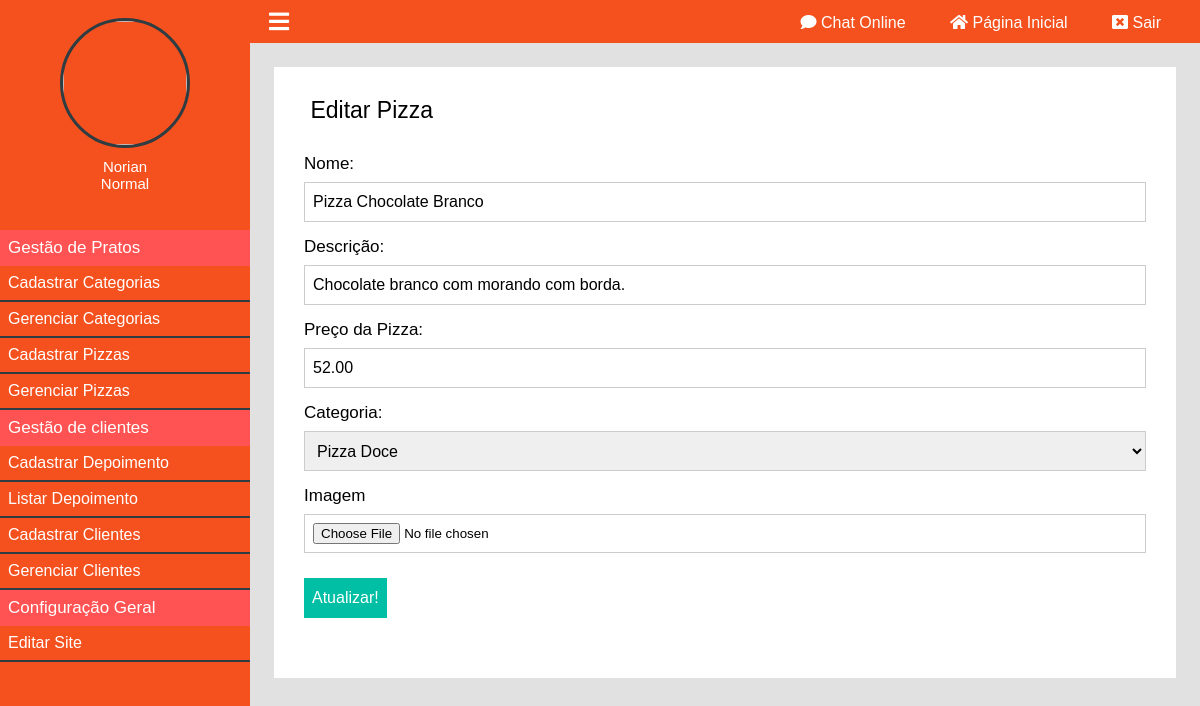
The page /painel/editar-pizza?id=1 (signed in) on the database its author committed.
### classes/MySql.php (called while the page is built)
<?php
	class MySql{
		private static $pdo;
		public static function conectar(){
			if(self::$pdo == null){
				try{
				self::$pdo = new PDO('mysql:host='.HOST.';dbname='.DATABASE,USER,PASSWORD,array(PDO::MYSQL_ATTR_INIT_COMMAND => "SET NAMES utf8"));
				self::$pdo->setAttribute(PDO::ATTR_ERRMODE,PDO::ERRMODE_EXCEPTION);
				}catch(Exception $e){
					echo '<h2>Erro ao conectar</h2>';
				}
			}
			return self::$pdo;
		}
	}
?>

### painel/pages/editar-pizza.php (the view, shortened to what this page needs)
<?php
	if(isset($_GET['id'])){
		$id = (int)$_GET['id'];
		$slide = Painel::select('tb_admin.pizzas','id = ?',array($id));
	}else{
		Painel::alert('erro','Você precisa passar o parametro ID.');
		die();
	}
?>
<div class="box-content">
	<h2><i class="fa fa-pencil"></i> Editar Pizza</h2>
	<form method="post" enctype="multipart/form-data">
		<div class="form-group">
			<label>Nome:</label>
			<input type="text" name="nome" required value="<?php echo $slide['nome']; ?>">
		</div>
        <div class="form-group">
			<label>Descrição:</label>
			<input type="text" name="descricao"  value="<?php echo $slide['descricao']; ?>">
		</div>
        <div class="form-group">
			<label>Preço da Pizza:</label>
			<input type="text" name="preco" value="<?php echo $slide['preco']; ?>">
		</div>
		<div class="form-group">
		<label>Categoria:</label>
		<select name="categoria_id">
			<?php
				$categorias = Painel::selectAll('tb_site.categoria');
				foreach ($categorias as $key => $value) {
			?>
			<option <?php if($value['id'] == $slide['categoria_id']) echo 'selected'; ?> value="<?php echo $value['id'] ?>"><?php echo $value['nome']; ?></option>
			<?php } ?>
		</select>
		</div>
		<div class="form-group">
			<label>Imagem</label>
			<input type="file" name="imagem"/>
		</div>
		<div class="form-group">
			<input type="submit" name="acao" value="Atualizar!">
		</div>
	</form>
</div>

### painel/css/style.css (style rules this page uses)
* { margin: 0; padding: 0; box-sizing: border-box; font-family: 'Montserrat', sans-serif; }
input[type=text], input[type=button], input[type=submit], input[type=password], textarea { -webkit-appearance: none; border-radius: 0; }
html,body { height: 100%; background: rgb(225,225,225); }
body { overflow-x: hidden; }
.box-content { background: white; padding: 30px; margin-bottom: 25px; }
.box-content h2 { font-weight: 300; font-size: 23px; }
.box-content form { margin:30px 0; }
.box-content form label { font-size: 17px; font-weight: 300; color: black; display: block; }
.box-content .form-group { margin:15px 0; }
.box-content form input[type=text], .box-content form input[type=password], .box-content form input[type=number] { margin-top:8px; font-size: 16px; font-weight: normal; color: black; width: 100%; height: 40px; border: 1px solid #ccc; padding-left: 8px; }
.box-content form select { margin-top:8px; font-size: 16px; font-weight: normal; color: black; width: 100%; height: 40px; border: 1px solid #ccc; padding-left: 8px; }
.box-content form input[type=file] { margin-top:8px; width: 100%; padding: 8px; border: 1px solid #ccc; }
.box-content form input[type=submit] { width: auto; height: 40px; padding:3px 8px; cursor: pointer; margin-top: 10px; font-size: 16px; background: #00bfa5; color: white; border: 0; }

### rows shown on the page
tb_admin.pizzas: nome "Pizza Chocolate Branco", descricao "Chocolate branco com morando com borda.", preco "52.00", categoria_id "Pizza Doce"

### other values the page prints
$_SESSION['nome'] "Norian"
pegaCargo($_SESSION['cargo']) "Normal"
